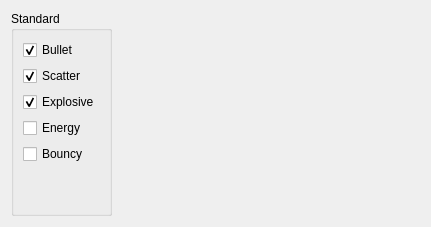
                    <widget class="QWidget" name="tab_8">
                     <attribute name="title">
                      <string>Ammo</string>
                     </attribute>
                     <layout class="QHBoxLayout" name="horizontalLayout_36">
                      <item>
                       <widget class="QGroupBox" name="groupBox_39">
                        <property name="title">
                         <string>Standard</string>
                        </property>
                        <property name="flat">
                         <bool>false</bool>
                        </property>
                        <layout class="QVBoxLayout" name="verticalLayout_56">
                         <item>
                          <widget class="QCheckBox" name="checkBox_81">
                           <property name="text">
                            <string>Bullet</string>
                           </property>
                           <property name="checked">
                            <bool>true</bool>
                           </property>
                          </widget>
                         </item>
                         <item>
                          <widget class="QCheckBox" name="checkBox_82">
                           <property name="text">
                            <string>Scatter</string>
                           </property>
                           <property name="checked">
                            <bool>true</bool>
                           </property>
                          </widget>
                         </item>
                         <item>
                          <widget class="QCheckBox" name="checkBox_83">
                           <property name="text">
                            <string>Explosive</string>
                           </property>
                           <property name="checked">
                            <bool>true</bool>
                           </property>
                          </widget>
                         </item>
                         <item>
                          <widget class="QCheckBox" name="checkBox_84">
                           <property name="text">
                            <string>Energy</string>
                           </property>
                           <property name="checked">
                            <bool>false</bool>
                           </property>
                          </widget>
                         </item>
                         <item>
                          <widget class="QCheckBox" name="checkBox_85">
                           <property name="text">
                            <string>Bouncy</string>
                           </property>
                          </widget>
                         </item>
                         <item>
                          <spacer name="verticalSpacer_32">
                           <property name="orientation">
                            <enum>Qt::Vertical</enum>
                           </property>
                           <property name="sizeHint" stdset="0">
                            <size>
                             <width>20</width>
                             <height>40</height>
                            </size>
                           </property>
                          </spacer>
                         </item>
                        </layout>
                       </widget>
                      </item>
                      <item>
                       <spacer name="horizontalSpacer_29">
                        <property name="orientation">
                         <enum>Qt::Horizontal</enum>
                        </property>
                        <property name="sizeHint" stdset="0">
                         <size>
                          <width>308</width>
                          <height>20</height>
                         </size>
                        </property>
                       </spacer>
                      </item>
                     </layout>
                    </widget>
